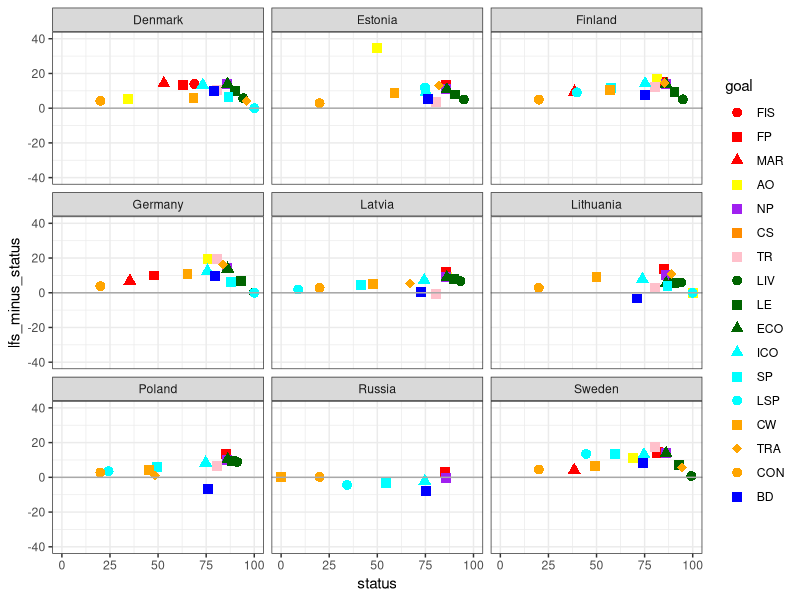
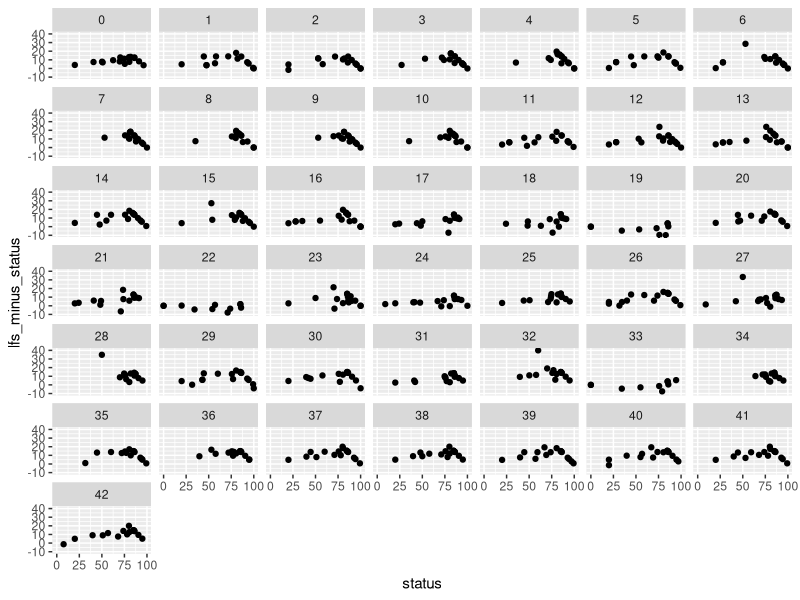
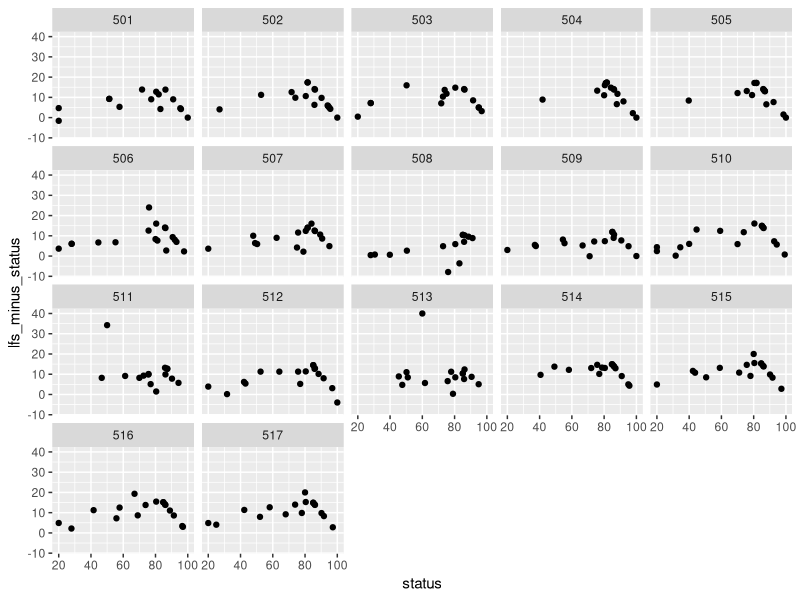
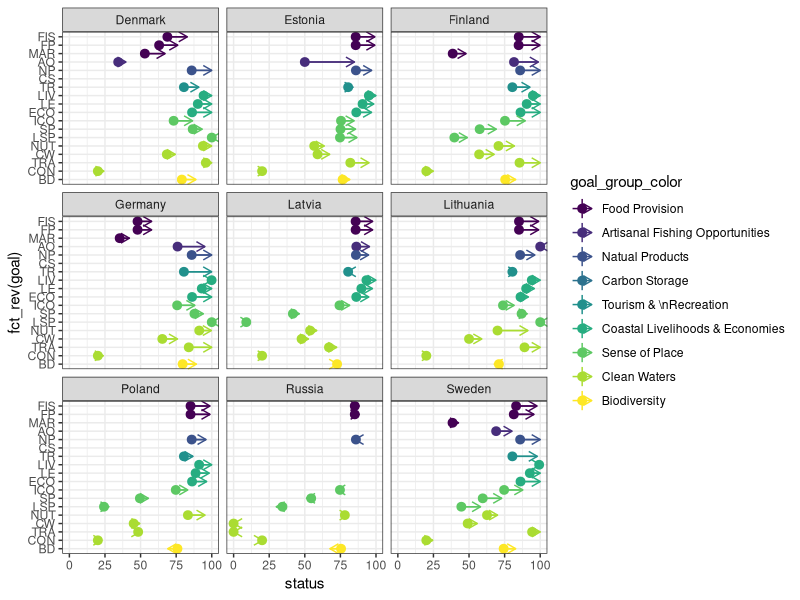

R code for these plots, in order:
## ---- chunk 1
knitr::opts_chunk$set(echo = FALSE, message = FALSE, warning = FALSE)

library(tidyverse)
library(viridis) # install.packages('viridis')
## ---- chunk 2
## scores wrangle 
scores <- readr::read_csv('scores.csv') %>%
  filter(dimension == "status" | dimension == "future") %>%
  spread(key = dimension, value = score) %>%
  mutate(goal = fct_inorder(goal), 
         lfs_minus_status = future - status, 
         ymin = if_else(lfs_minus_status >  0, future, status),
         ymax = if_else(lfs_minus_status <= 0, future, status)) %>%
  left_join(read_csv("spatial/regions_list.csv") %>%
              select(region_id = rgn_id, region_name = rgn_name), 
            by = "region_id")

## read in conf for ordering info
conf <- readr::read_csv('conf/goals.csv')
goals_supra <- na.omit(unique(conf$parent))
supra_lookup <- conf %>%
  filter(goal %in% goals_supra) %>%
  dplyr::select(parent = goal, name_supra = name)

  ## extract conf info for labeling
  conf <- conf %>%
    left_join(supra_lookup, by = 'parent') %>%
    # filter(!(goal %in% goals_supra)) %>%
    dplyr::select(goal, order_color, order_hierarchy,
           weight, name_supra, name_flower) %>%
    mutate(goal_group_color = if_else(!is.na(name_supra), name_supra, name_flower)) %>%
    arrange(order_hierarchy)

  ## join scores and conf ----
  scores <- scores %>%
    inner_join(conf, by="goal") %>%
    arrange(order_color) %>%
    mutate(goal = fct_inorder(goal), 
           goal_group_color = fct_inorder(goal_group_color)) 

goal_order <- c("AO", "BD", "CS", "CON", "EUT", "TRA", "CW", "LIV", "ECO", "LE", "FIS", "MAR", "FP", "NP", "LSP", "ICO", "SP", "TR", "Index")
  
  
## manual colors
# https://ggplot2.tidyverse.org/reference/scale_manual.html#examples
cols <- c("FIS" = "red", "MAR" = "red", "FP" = "red",
          "BD" = "blue",
          "CON" = "orange", "EUT" = "orange", "TRA" = "orange", "CW" = "orange",
          "LIV" = "darkgreen", "ECO" = "darkgreen", "LE" = "darkgreen",
          "LSP" = "cyan", "ICO" = "cyan", "SP" = "cyan",
          "AO" = "yellow",
          "TR" = "pink", 
          "CS" = "darkorange", 
          "NP" = "purple",
          "Index" = "darkgray")

shps <- c("FIS" = 16, "MAR" = 17, "FP" = 15,
          "BD" = 15,
          "CON" = 16, "EUT" = 17, "TRA" = 18, "CW" = 15,
          "LIV" = 16, "ECO" = 17, "LE" = 15,
          "LSP" = 16, "ICO" = 17, "SP" = 15,
          "AO" = 15,
          "TR" = 15, 
          "CS" = 15, 
          "NP" = 15,
          "Index" = 15)
## ---- chunk 3
## plot EEZ regions
ggplot(data = scores %>% filter(region_id > 300 & region_id < 500), 
       aes(x = status, y = lfs_minus_status, color = goal, shape = goal)) + 
  geom_point(position = "jitter", size = 3) + 
  ylim(-40, 40) +
  scale_colour_manual(values = cols) + 
  scale_shape_manual(values = shps) +
  facet_wrap(~region_name) +
  theme_bw() + # use casey's theme in common.R
  geom_hline(yintercept = 0, color = "darkgray") + 
  scale_fill_discrete(name = "Title")
# labels = c("A", "B", "C"))
## ---- chunk 4
## plot BHI regions
ggplot(data = scores %>% filter(region_id < 300), 
       aes(x = status, y = lfs_minus_status)) + 
  geom_point() + 
  facet_wrap(~region_id)
## ---- chunk 5
## scores for Subbasin regions
ggplot(data = scores %>% filter(region_id > 500), 
       aes(x = status, y = lfs_minus_status)) + 
  geom_point() + 
  facet_wrap(~region_id)
## ---- chunk 6
## figured out arrow from http://sape.inf.usi.ch/quick-reference/ggplot2/geom_segment

ggplot(data = scores %>% filter(region_id > 300 & region_id < 500), 
       aes(x = fct_rev(goal), y = status, color = goal_group_color)) + 
  geom_pointrange(aes(ymin = ymin, ymax = ymax)) + 
  geom_segment(aes(x = goal, y = status, xend = goal, yend = status + lfs_minus_status), arrow=arrow(length = unit(0.25, "cm"), ends = "last")) +
  scale_color_viridis(discrete=TRUE) +
  facet_wrap(~region_name) +
  coord_flip() +
  theme_bw()  # use casey's theme in common.R

## ---- chunk 7
layers_csv <- read_csv("layers.csv")

layers_csv %>%
  filter(targets == "resilience") %>%
  select(layer, description) %>%
  knitr::kable()
## ---- chunk 8
resil <- read.csv("conf/resilience_matrix.csv")

resil %>%
  rownames_to_column() %>% 
  select(-element) %>%
  gather(goal, value, -rowname) %>% 
  spread(rowname, value) %>%
  knitr::kable()
